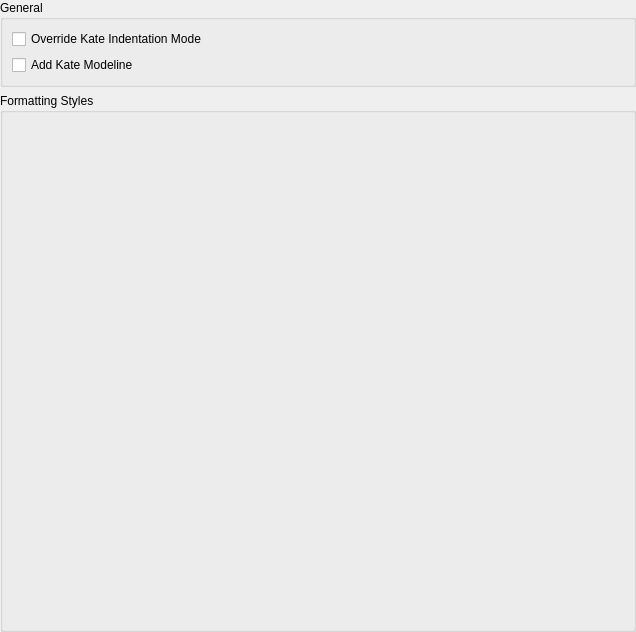
<?xml version="1.0" encoding="UTF-8"?>
<ui version="4.0">
 <class>SourceFormatterSettingsUI</class>
 <widget class="QWidget" name="SourceFormatterSettingsUI">
  <property name="geometry">
   <rect>
    <x>0</x>
    <y>0</y>
    <width>636</width>
    <height>632</height>
   </rect>
  </property>
  <layout class="QVBoxLayout" name="verticalLayout_3">
   <property name="margin">
    <number>0</number>
   </property>
   <item>
    <widget class="QGroupBox" name="groupBox_2">
     <property name="title">
      <string>General</string>
     </property>
     <layout class="QVBoxLayout" name="verticalLayout_2">
      <item>
       <widget class="QCheckBox" name="chkKateOverrideIndentation">
        <property name="toolTip">
         <string>Override the editor indentation mode according to the formatting style for documents without Kate modeline.</string>
        </property>
        <property name="text">
         <string>Override Kate Indentation Mode</string>
        </property>
       </widget>
      </item>
      <item>
       <widget class="QCheckBox" name="chkKateModelines">
        <property name="toolTip">
         <string>Add a Kate modeline according to the formatting style to formatted documents.</string>
        </property>
        <property name="text">
         <string>Add Kate Modeline</string>
        </property>
       </widget>
      </item>
     </layout>
    </widget>
   </item>
   <item>
    <widget class="QGroupBox" name="groupBox">
     <property name="sizePolicy">
      <sizepolicy hsizetype="Preferred" vsizetype="Preferred">
       <horstretch>200</horstretch>
       <verstretch>129</verstretch>
      </sizepolicy>
     </property>
     <property name="title">
      <string>Formatting Styles</string>
     </property>
     <layout class="QVBoxLayout" name="verticalLayout">
      <item>
       <widget class="KDevelop::SourceFormatterSelectionEdit" name="formatterSelectionEdit" native="true"/>
      </item>
     </layout>
    </widget>
   </item>
  </layout>
 </widget>
 <customwidgets>
  <customwidget>
   <class>KDevelop::SourceFormatterSelectionEdit</class>
   <extends>QWidget</extends>
   <header>sourceformatterselectionedit.h</header>
   <container>1</container>
  </customwidget>
 </customwidgets>
 <resources/>
 <connections/>
</ui>
